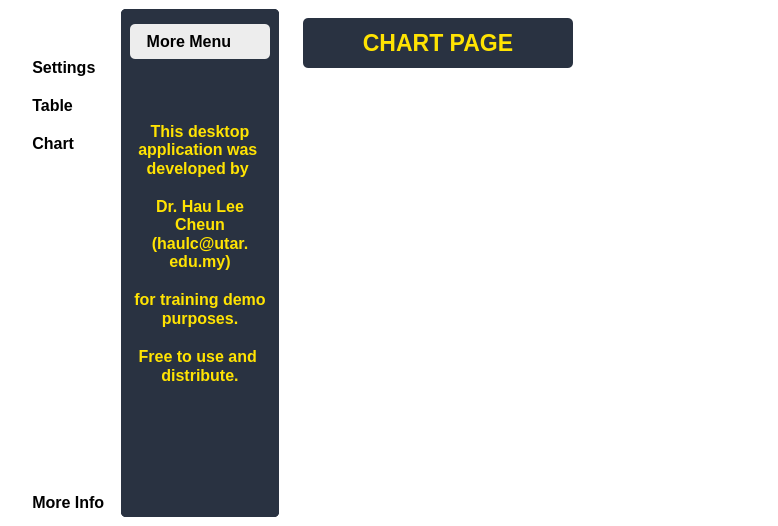
<?xml version="1.0" encoding="UTF-8"?>
<ui version="4.0">
 <class>MainWindow</class>
 <widget class="QMainWindow" name="MainWindow">
  <property name="geometry">
   <rect>
    <x>0</x>
    <y>0</y>
    <width>778</width>
    <height>526</height>
   </rect>
  </property>
  <property name="windowTitle">
   <string>MainWindow</string>
  </property>
  <property name="styleSheet">
   <string notr="true">*{
background: #fff;
border: none;
padding: 0;
margin: 0;
}

#leftMenuSubContainer QPushButton{
text-align: left;
padding: 5px 10px;
border-top-left-radius: 10px;
border-bottom-left-radius: 10px;
}
</string>
  </property>
  <widget class="QWidget" name="centralwidget">
   <layout class="QHBoxLayout" name="horizontalLayout" stretch="0,0,2">
    <item alignment="Qt::AlignLeft">
     <widget class="QWidget" name="leftMenuContainer" native="true">
      <property name="minimumSize">
       <size>
        <width>0</width>
        <height>0</height>
       </size>
      </property>
      <property name="styleSheet">
       <string notr="true"/>
      </property>
      <layout class="QVBoxLayout" name="verticalLayout">
       <property name="spacing">
        <number>0</number>
       </property>
       <property name="leftMargin">
        <number>0</number>
       </property>
       <property name="topMargin">
        <number>0</number>
       </property>
       <property name="rightMargin">
        <number>0</number>
       </property>
       <property name="bottomMargin">
        <number>0</number>
       </property>
       <item alignment="Qt::AlignLeft">
        <widget class="QWidget" name="leftMenuSubContainer" native="true">
         <layout class="QVBoxLayout" name="verticalLayout_2" stretch="0,0,2,0">
          <property name="spacing">
           <number>0</number>
          </property>
          <property name="leftMargin">
           <number>0</number>
          </property>
          <property name="topMargin">
           <number>0</number>
          </property>
          <property name="rightMargin">
           <number>0</number>
          </property>
          <property name="bottomMargin">
           <number>0</number>
          </property>
          <item alignment="Qt::AlignTop">
           <widget class="QFrame" name="frame">
            <property name="styleSheet">
             <string notr="true"/>
            </property>
            <property name="frameShape">
             <enum>QFrame::StyledPanel</enum>
            </property>
            <property name="frameShadow">
             <enum>QFrame::Raised</enum>
            </property>
            <layout class="QVBoxLayout" name="verticalLayout_3">
             <property name="spacing">
              <number>0</number>
             </property>
             <property name="leftMargin">
              <number>0</number>
             </property>
             <property name="topMargin">
              <number>0</number>
             </property>
             <property name="rightMargin">
              <number>0</number>
             </property>
             <property name="bottomMargin">
              <number>0</number>
             </property>
             <item>
              <widget class="QPushButton" name="menuBtn">
               <property name="font">
                <font>
                 <pointsize>12</pointsize>
                </font>
               </property>
               <property name="text">
                <string/>
               </property>
               <property name="icon">
                <iconset>
                 <normaloff>../resources/menuExpandBtn1.png</normaloff>../resources/menuExpandBtn1.png</iconset>
               </property>
               <property name="iconSize">
                <size>
                 <width>25</width>
                 <height>25</height>
                </size>
               </property>
              </widget>
             </item>
            </layout>
           </widget>
          </item>
          <item>
           <widget class="QFrame" name="frame_2">
            <property name="sizePolicy">
             <sizepolicy hsizetype="Preferred" vsizetype="Expanding">
              <horstretch>0</horstretch>
              <verstretch>0</verstretch>
             </sizepolicy>
            </property>
            <property name="styleSheet">
             <string notr="true"/>
            </property>
            <property name="frameShape">
             <enum>QFrame::StyledPanel</enum>
            </property>
            <property name="frameShadow">
             <enum>QFrame::Raised</enum>
            </property>
            <layout class="QVBoxLayout" name="verticalLayout_4">
             <property name="spacing">
              <number>9</number>
             </property>
             <property name="leftMargin">
              <number>0</number>
             </property>
             <property name="topMargin">
              <number>15</number>
             </property>
             <property name="rightMargin">
              <number>0</number>
             </property>
             <property name="bottomMargin">
              <number>0</number>
             </property>
             <item>
              <widget class="QPushButton" name="settingsBtn">
               <property name="font">
                <font>
                 <pointsize>12</pointsize>
                 <bold>true</bold>
                </font>
               </property>
               <property name="text">
                <string>   Settings</string>
               </property>
               <property name="icon">
                <iconset>
                 <normaloff>../resources/settingsBtn.png</normaloff>../resources/settingsBtn.png</iconset>
               </property>
               <property name="iconSize">
                <size>
                 <width>25</width>
                 <height>25</height>
                </size>
               </property>
              </widget>
             </item>
             <item>
              <widget class="QPushButton" name="tableBtn">
               <property name="font">
                <font>
                 <pointsize>12</pointsize>
                 <bold>true</bold>
                </font>
               </property>
               <property name="text">
                <string>   Table</string>
               </property>
               <property name="icon">
                <iconset>
                 <normaloff>../resources/tableBtn.png</normaloff>../resources/tableBtn.png</iconset>
               </property>
               <property name="iconSize">
                <size>
                 <width>25</width>
                 <height>25</height>
                </size>
               </property>
              </widget>
             </item>
             <item>
              <widget class="QPushButton" name="chartBtn">
               <property name="font">
                <font>
                 <pointsize>12</pointsize>
                 <bold>true</bold>
                </font>
               </property>
               <property name="text">
                <string>   Chart</string>
               </property>
               <property name="icon">
                <iconset>
                 <normaloff>../resources/chartBtn.png</normaloff>../resources/chartBtn.png</iconset>
               </property>
               <property name="iconSize">
                <size>
                 <width>25</width>
                 <height>25</height>
                </size>
               </property>
              </widget>
             </item>
            </layout>
           </widget>
          </item>
          <item>
           <spacer name="verticalSpacer">
            <property name="orientation">
             <enum>Qt::Vertical</enum>
            </property>
            <property name="sizeHint" stdset="0">
             <size>
              <width>20</width>
              <height>40</height>
             </size>
            </property>
           </spacer>
          </item>
          <item alignment="Qt::AlignBottom">
           <widget class="QFrame" name="frame_3">
            <property name="styleSheet">
             <string notr="true"/>
            </property>
            <property name="frameShape">
             <enum>QFrame::StyledPanel</enum>
            </property>
            <property name="frameShadow">
             <enum>QFrame::Raised</enum>
            </property>
            <layout class="QVBoxLayout" name="verticalLayout_5">
             <property name="spacing">
              <number>0</number>
             </property>
             <property name="leftMargin">
              <number>0</number>
             </property>
             <property name="topMargin">
              <number>0</number>
             </property>
             <property name="rightMargin">
              <number>0</number>
             </property>
             <property name="bottomMargin">
              <number>0</number>
             </property>
             <item>
              <widget class="QPushButton" name="likeBtn">
               <property name="font">
                <font>
                 <pointsize>12</pointsize>
                 <bold>true</bold>
                </font>
               </property>
               <property name="text">
                <string>   More Info</string>
               </property>
               <property name="icon">
                <iconset>
                 <normaloff>../resources/likeBtn.png</normaloff>../resources/likeBtn.png</iconset>
               </property>
               <property name="iconSize">
                <size>
                 <width>25</width>
                 <height>25</height>
                </size>
               </property>
              </widget>
             </item>
            </layout>
           </widget>
          </item>
         </layout>
        </widget>
       </item>
      </layout>
     </widget>
    </item>
    <item alignment="Qt::AlignLeft">
     <widget class="QWidget" name="centerMenuContainer" native="true">
      <property name="styleSheet">
       <string notr="true">background: #293241; 
border-radius: 5px;</string>
      </property>
      <layout class="QVBoxLayout" name="verticalLayout_6" stretch="0">
       <property name="spacing">
        <number>0</number>
       </property>
       <property name="leftMargin">
        <number>0</number>
       </property>
       <property name="topMargin">
        <number>0</number>
       </property>
       <property name="rightMargin">
        <number>0</number>
       </property>
       <property name="bottomMargin">
        <number>0</number>
       </property>
       <item>
        <widget class="QWidget" name="centerMenuSubContainer" native="true">
         <layout class="QVBoxLayout" name="verticalLayout_8">
          <property name="spacing">
           <number>0</number>
          </property>
          <property name="leftMargin">
           <number>0</number>
          </property>
          <property name="topMargin">
           <number>0</number>
          </property>
          <property name="rightMargin">
           <number>0</number>
          </property>
          <property name="bottomMargin">
           <number>0</number>
          </property>
          <item>
           <widget class="QFrame" name="frame_4">
            <property name="frameShape">
             <enum>QFrame::StyledPanel</enum>
            </property>
            <property name="frameShadow">
             <enum>QFrame::Raised</enum>
            </property>
            <layout class="QVBoxLayout" name="verticalLayout_7">
             <property name="leftMargin">
              <number>9</number>
             </property>
             <property name="topMargin">
              <number>15</number>
             </property>
             <property name="bottomMargin">
              <number>12</number>
             </property>
             <item>
              <widget class="QPushButton" name="closeMoreMenuBtn">
               <property name="minimumSize">
                <size>
                 <width>0</width>
                 <height>35</height>
                </size>
               </property>
               <property name="font">
                <font>
                 <pointsize>12</pointsize>
                 <bold>true</bold>
                </font>
               </property>
               <property name="layoutDirection">
                <enum>Qt::RightToLeft</enum>
               </property>
               <property name="styleSheet">
                <string notr="true">background-color: #ededed;
border-radius: 5px;</string>
               </property>
               <property name="text">
                <string>More Menu     </string>
               </property>
               <property name="icon">
                <iconset>
                 <normaloff>../resources/closeBtn.png</normaloff>../resources/closeBtn.png</iconset>
               </property>
               <property name="iconSize">
                <size>
                 <width>15</width>
                 <height>15</height>
                </size>
               </property>
              </widget>
             </item>
            </layout>
           </widget>
          </item>
          <item>
           <widget class="QFrame" name="frame_5">
            <property name="frameShape">
             <enum>QFrame::StyledPanel</enum>
            </property>
            <property name="frameShadow">
             <enum>QFrame::Raised</enum>
            </property>
            <layout class="QHBoxLayout" name="horizontalLayout_2">
             <item>
              <widget class="QTextEdit" name="textEdit">
               <property name="maximumSize">
                <size>
                 <width>140</width>
                 <height>16777215</height>
                </size>
               </property>
               <property name="font">
                <font>
                 <pointsize>12</pointsize>
                </font>
               </property>
               <property name="styleSheet">
                <string notr="true">	color: #FFE302;</string>
               </property>
               <property name="readOnly">
                <bool>true</bool>
               </property>
               <property name="html">
                <string>&lt;!DOCTYPE HTML PUBLIC &quot;-//W3C//DTD HTML 4.0//EN&quot; &quot;http://www.w3.org/TR/REC-html40/strict.dtd&quot;&gt;
&lt;html&gt;&lt;head&gt;&lt;meta name=&quot;qrichtext&quot; content=&quot;1&quot; /&gt;&lt;meta charset=&quot;utf-8&quot; /&gt;&lt;style type=&quot;text/css&quot;&gt;
p, li { white-space: pre-wrap; }
hr { height: 1px; border-width: 0; }
li.unchecked::marker { content: &quot;\2610&quot;; }
li.checked::marker { content: &quot;\2612&quot;; }
&lt;/style&gt;&lt;/head&gt;&lt;body style=&quot; font-family:'Segoe UI'; font-size:12pt; font-weight:400; font-style:normal;&quot;&gt;
&lt;p style=&quot;-qt-paragraph-type:empty; margin-top:0px; margin-bottom:0px; margin-left:0px; margin-right:0px; -qt-block-indent:0; text-indent:0px;&quot;&gt;&lt;br /&gt;&lt;/p&gt;
&lt;p style=&quot;-qt-paragraph-type:empty; margin-top:0px; margin-bottom:0px; margin-left:0px; margin-right:0px; -qt-block-indent:0; text-indent:0px;&quot;&gt;&lt;br /&gt;&lt;/p&gt;
&lt;p align=&quot;center&quot; style=&quot; margin-top:0px; margin-bottom:0px; margin-left:0px; margin-right:0px; -qt-block-indent:0; text-indent:0px;&quot;&gt;&lt;span style=&quot; font-weight:700;&quot;&gt;This desktop application was &lt;/span&gt;&lt;/p&gt;
&lt;p align=&quot;center&quot; style=&quot; margin-top:0px; margin-bottom:0px; margin-left:0px; margin-right:0px; -qt-block-indent:0; text-indent:0px;&quot;&gt;&lt;span style=&quot; font-weight:700;&quot;&gt;developed by &lt;/span&gt;&lt;/p&gt;
&lt;p align=&quot;center&quot; style=&quot;-qt-paragraph-type:empty; margin-top:0px; margin-bottom:0px; margin-left:0px; margin-right:0px; -qt-block-indent:0; text-indent:0px; font-weight:700;&quot;&gt;&lt;br /&gt;&lt;/p&gt;
&lt;p align=&quot;center&quot; style=&quot; margin-top:0px; margin-bottom:0px; margin-left:0px; margin-right:0px; -qt-block-indent:0; text-indent:0px;&quot;&gt;&lt;span style=&quot; font-weight:700;&quot;&gt;Dr. Hau Lee Cheun&lt;/span&gt;&lt;/p&gt;
&lt;p align=&quot;center&quot; style=&quot; margin-top:0px; margin-bottom:0px; margin-left:0px; margin-right:0px; -qt-block-indent:0; text-indent:0px;&quot;&gt;&lt;span style=&quot; font-weight:700;&quot;&gt;(haulc@utar.&lt;br /&gt;edu.my)&lt;/span&gt;&lt;/p&gt;
&lt;p align=&quot;center&quot; style=&quot;-qt-paragraph-type:empty; margin-top:0px; margin-bottom:0px; margin-left:0px; margin-right:0px; -qt-block-indent:0; text-indent:0px; font-weight:700;&quot;&gt;&lt;br /&gt;&lt;/p&gt;
&lt;p align=&quot;center&quot; style=&quot; margin-top:0px; margin-bottom:0px; margin-left:0px; margin-right:0px; -qt-block-indent:0; text-indent:0px;&quot;&gt;&lt;span style=&quot; font-weight:700;&quot;&gt;for training demo &lt;/span&gt;&lt;/p&gt;
&lt;p align=&quot;center&quot; style=&quot; margin-top:0px; margin-bottom:0px; margin-left:0px; margin-right:0px; -qt-block-indent:0; text-indent:0px;&quot;&gt;&lt;span style=&quot; font-weight:700;&quot;&gt;purposes.&lt;/span&gt;&lt;/p&gt;
&lt;p style=&quot;-qt-paragraph-type:empty; margin-top:0px; margin-bottom:0px; margin-left:0px; margin-right:0px; -qt-block-indent:0; text-indent:0px; font-weight:700;&quot;&gt;&lt;br /&gt;&lt;/p&gt;
&lt;p align=&quot;center&quot; style=&quot; margin-top:0px; margin-bottom:0px; margin-left:0px; margin-right:0px; -qt-block-indent:0; text-indent:0px;&quot;&gt;&lt;span style=&quot; font-weight:700;&quot;&gt;Free to use and &lt;/span&gt;&lt;/p&gt;
&lt;p align=&quot;center&quot; style=&quot; margin-top:0px; margin-bottom:0px; margin-left:0px; margin-right:0px; -qt-block-indent:0; text-indent:0px;&quot;&gt;&lt;span style=&quot; font-weight:700;&quot;&gt;distribute.&lt;/span&gt;&lt;/p&gt;&lt;/body&gt;&lt;/html&gt;</string>
               </property>
              </widget>
             </item>
            </layout>
           </widget>
          </item>
         </layout>
        </widget>
       </item>
      </layout>
     </widget>
    </item>
    <item>
     <widget class="QWidget" name="mainBodyContainer" native="true">
      <property name="styleSheet">
       <string notr="true"/>
      </property>
      <layout class="QVBoxLayout" name="verticalLayout_9">
       <property name="spacing">
        <number>0</number>
       </property>
       <property name="leftMargin">
        <number>0</number>
       </property>
       <property name="topMargin">
        <number>0</number>
       </property>
       <property name="rightMargin">
        <number>0</number>
       </property>
       <property name="bottomMargin">
        <number>0</number>
       </property>
       <item>
        <widget class="QStackedWidget" name="stackedWidget">
         <property name="currentIndex">
          <number>2</number>
         </property>
         <widget class="QWidget" name="settingPage">
          <layout class="QVBoxLayout" name="verticalLayout_10" stretch="0,2">
           <property name="spacing">
            <number>0</number>
           </property>
           <property name="leftMargin">
            <number>0</number>
           </property>
           <property name="topMargin">
            <number>0</number>
           </property>
           <property name="rightMargin">
            <number>0</number>
           </property>
           <property name="bottomMargin">
            <number>0</number>
           </property>
           <item alignment="Qt::AlignLeft|Qt::AlignTop">
            <widget class="QFrame" name="settingPageHeader">
             <property name="styleSheet">
              <string notr="true"/>
             </property>
             <property name="frameShape">
              <enum>QFrame::StyledPanel</enum>
             </property>
             <property name="frameShadow">
              <enum>QFrame::Raised</enum>
             </property>
             <layout class="QHBoxLayout" name="horizontalLayout_3">
              <property name="leftMargin">
               <number>9</number>
              </property>
              <item alignment="Qt::AlignLeft">
               <widget class="QPushButton" name="settingsPageLabel">
                <property name="minimumSize">
                 <size>
                  <width>270</width>
                  <height>50</height>
                 </size>
                </property>
                <property name="font">
                 <font>
                  <pointsize>17</pointsize>
                  <italic>false</italic>
                  <bold>true</bold>
                  <underline>false</underline>
                 </font>
                </property>
                <property name="styleSheet">
                 <string notr="true">background: #293241; 
color: #FFE302;
border-radius: 5px;</string>
                </property>
                <property name="text">
                 <string>SETTINGS PAGE</string>
                </property>
                <property name="icon">
                 <iconset>
                  <normaloff>../resources/settingsBtn.png</normaloff>../resources/settingsBtn.png</iconset>
                </property>
                <property name="iconSize">
                 <size>
                  <width>0</width>
                  <height>0</height>
                 </size>
                </property>
               </widget>
              </item>
             </layout>
            </widget>
           </item>
           <item>
            <widget class="QFrame" name="settingPageContent">
             <property name="styleSheet">
              <string notr="true"/>
             </property>
             <property name="frameShape">
              <enum>QFrame::StyledPanel</enum>
             </property>
             <property name="frameShadow">
              <enum>QFrame::Raised</enum>
             </property>
             <layout class="QVBoxLayout" name="verticalLayout_13" stretch="0,2,2">
              <property name="topMargin">
               <number>0</number>
              </property>
              <property name="bottomMargin">
               <number>0</number>
              </property>
              <item>
               <widget class="QFrame" name="sP_topSection">
                <property name="styleSheet">
                 <string notr="true">background: #293241; 
border-radius: 5px;</string>
                </property>
                <property name="frameShape">
                 <enum>QFrame::StyledPanel</enum>
                </property>
                <property name="frameShadow">
                 <enum>QFrame::Raised</enum>
                </property>
                <layout class="QHBoxLayout" name="horizontalLayout_6">
                 <item>
                  <widget class="QFrame" name="sP_tS_in1">
                   <property name="maximumSize">
                    <size>
                     <width>170</width>
                     <height>95</height>
                    </size>
                   </property>
                   <property name="styleSheet">
                    <string notr="true">background-color: #fff;
border-radius: 5px;</string>
                   </property>
                   <property name="frameShape">
                    <enum>QFrame::StyledPanel</enum>
                   </property>
                   <property name="frameShadow">
                    <enum>QFrame::Raised</enum>
                   </property>
                   <layout class="QVBoxLayout" name="verticalLayout_15">
                    <item>
                     <widget class="QPushButton" name="settingsBtn_2">
                      <property name="font">
                       <font>
                        <pointsize>12</pointsize>
                        <bold>true</bold>
                       </font>
                      </property>
                      <property name="text">
                       <string/>
                      </property>
                      <property name="icon">
                       <iconset>
                        <normaloff>../resources/tableBtn.png</normaloff>../resources/tableBtn.png</iconset>
                      </property>
                      <property name="iconSize">
                       <size>
                        <width>50</width>
                        <height>50</height>
                       </size>
                      </property>
                     </widget>
                    </item>
                    <item alignment="Qt::AlignHCenter">
                     <widget class="QLabel" name="label">
                      <property name="font">
                       <font>
                        <pointsize>12</pointsize>
                        <bold>true</bold>
                       </font>
                      </property>
                      <property name="text">
                       <string>Table Data</string>
                      </property>
                     </widget>
                    </item>
                   </layout>
                  </widget>
                 </item>
                 <item>
                  <widget class="QFrame" name="sP_tS_in2">
                   <property name="maximumSize">
                    <size>
                     <width>170</width>
                     <height>95</height>
                    </size>
                   </property>
                   <property name="styleSheet">
                    <string notr="true">background-color: #fff;
border-radius: 5px;</string>
                   </property>
                   <property name="frameShape">
                    <enum>QFrame::StyledPanel</enum>
                   </property>
                   <property name="frameShadow">
                    <enum>QFrame::Raised</enum>
                   </property>
                   <layout class="QVBoxLayout" name="verticalLayout_14">
                    <item>
                     <widget class="QPushButton" name="settingsBtn_3">
                      <property name="font">
                       <font>
                        <pointsize>12</pointsize>
                        <bold>true</bold>
                       </font>
                      </property>
                      <property name="text">
                       <string/>
                      </property>
                      <property name="icon">
                       <iconset>
                        <normaloff>../resources/chartBtn.png</normaloff>../resources/chartBtn.png</iconset>
                      </property>
                      <property name="iconSize">
                       <size>
                        <width>50</width>
                        <height>50</height>
                       </size>
                      </property>
                     </widget>
                    </item>
                    <item alignment="Qt::AlignHCenter">
                     <widget class="QLabel" name="label_2">
                      <property name="font">
                       <font>
                        <pointsize>12</pointsize>
                        <bold>true</bold>
                       </font>
                      </property>
                      <property name="text">
                       <string>Chart Data</string>
                      </property>
                     </widget>
                    </item>
                   </layout>
                  </widget>
                 </item>
                </layout>
               </widget>
              </item>
              <item>
               <widget class="QFrame" name="sP_midSection">
                <property name="styleSheet">
                 <string notr="true">background: #293241; 
border-radius: 5px;</string>
                </property>
                <property name="frameShape">
                 <enum>QFrame::StyledPanel</enum>
                </property>
                <property name="frameShadow">
                 <enum>QFrame::Raised</enum>
                </property>
                <layout class="QVBoxLayout" name="verticalLayout_17">
                 <item>
                  <widget class="QTextEdit" name="textEdit_2">
                   <property name="maximumSize">
                    <size>
                     <width>140</width>
                     <height>16777215</height>
                    </size>
                   </property>
                   <property name="font">
                    <font>
                     <pointsize>12</pointsize>
                    </font>
                   </property>
                   <property name="styleSheet">
                    <string notr="true">	color: #FFE302;</string>
                   </property>
                   <property name="readOnly">
                    <bool>true</bool>
                   </property>
                   <property name="html">
                    <string>&lt;!DOCTYPE HTML PUBLIC &quot;-//W3C//DTD HTML 4.0//EN&quot; &quot;http://www.w3.org/TR/REC-html40/strict.dtd&quot;&gt;
&lt;html&gt;&lt;head&gt;&lt;meta name=&quot;qrichtext&quot; content=&quot;1&quot; /&gt;&lt;meta charset=&quot;utf-8&quot; /&gt;&lt;style type=&quot;text/css&quot;&gt;
p, li { white-space: pre-wrap; }
hr { height: 1px; border-width: 0; }
li.unchecked::marker { content: &quot;\2610&quot;; }
li.checked::marker { content: &quot;\2612&quot;; }
&lt;/style&gt;&lt;/head&gt;&lt;body style=&quot; font-family:'Segoe UI'; font-size:12pt; font-weight:400; font-style:normal;&quot;&gt;
&lt;p style=&quot; margin-top:0px; margin-bottom:0px; margin-left:0px; margin-right:0px; -qt-block-indent:0; text-indent:0px;&quot;&gt;&lt;span style=&quot; font-weight:700;&quot;&gt;asdasd&lt;/span&gt;&lt;/p&gt;&lt;/body&gt;&lt;/html&gt;</string>
                   </property>
                  </widget>
                 </item>
                </layout>
               </widget>
              </item>
              <item>
               <widget class="QFrame" name="sP_btmSection">
                <property name="styleSheet">
                 <string notr="true">background: #293241; 
border-radius: 5px;</string>
                </property>
                <property name="frameShape">
                 <enum>QFrame::StyledPanel</enum>
                </property>
                <property name="frameShadow">
                 <enum>QFrame::Raised</enum>
                </property>
                <layout class="QVBoxLayout" name="verticalLayout_16">
                 <item>
                  <widget class="QTextEdit" name="textEdit_3">
                   <property name="maximumSize">
                    <size>
                     <width>140</width>
                     <height>16777215</height>
                    </size>
                   </property>
                   <property name="font">
                    <font>
                     <pointsize>12</pointsize>
                    </font>
                   </property>
                   <property name="styleSheet">
                    <string notr="true">	color: #FFE302;</string>
                   </property>
                   <property name="readOnly">
                    <bool>true</bool>
                   </property>
                   <property name="html">
                    <string>&lt;!DOCTYPE HTML PUBLIC &quot;-//W3C//DTD HTML 4.0//EN&quot; &quot;http://www.w3.org/TR/REC-html40/strict.dtd&quot;&gt;
&lt;html&gt;&lt;head&gt;&lt;meta name=&quot;qrichtext&quot; content=&quot;1&quot; /&gt;&lt;meta charset=&quot;utf-8&quot; /&gt;&lt;style type=&quot;text/css&quot;&gt;
p, li { white-space: pre-wrap; }
hr { height: 1px; border-width: 0; }
li.unchecked::marker { content: &quot;\2610&quot;; }
li.checked::marker { content: &quot;\2612&quot;; }
&lt;/style&gt;&lt;/head&gt;&lt;body style=&quot; font-family:'Segoe UI'; font-size:12pt; font-weight:400; font-style:normal;&quot;&gt;
&lt;p style=&quot; margin-top:0px; margin-bottom:0px; margin-left:0px; margin-right:0px; -qt-block-indent:0; text-indent:0px;&quot;&gt;&lt;span style=&quot; font-weight:700;&quot;&gt;asdasd&lt;/span&gt;&lt;/p&gt;&lt;/body&gt;&lt;/html&gt;</string>
                   </property>
                  </widget>
                 </item>
                </layout>
               </widget>
              </item>
             </layout>
            </widget>
           </item>
          </layout>
         </widget>
         <widget class="QWidget" name="tablePage">
          <layout class="QVBoxLayout" name="verticalLayout_11" stretch="0,2">
           <property name="spacing">
            <number>0</number>
           </property>
           <property name="leftMargin">
            <number>0</number>
           </property>
           <property name="topMargin">
            <number>0</number>
           </property>
           <property name="rightMargin">
            <number>0</number>
           </property>
           <property name="bottomMargin">
            <number>0</number>
           </property>
           <item alignment="Qt::AlignLeft|Qt::AlignTop">
            <widget class="QFrame" name="tablePageHeader">
             <property name="styleSheet">
              <string notr="true"/>
             </property>
             <property name="frameShape">
              <enum>QFrame::StyledPanel</enum>
             </property>
             <property name="frameShadow">
              <enum>QFrame::Raised</enum>
             </property>
             <layout class="QHBoxLayout" name="horizontalLayout_4">
              <property name="leftMargin">
               <number>18</number>
              </property>
              <item>
               <widget class="QPushButton" name="tablePageLabel">
                <property name="minimumSize">
                 <size>
                  <width>270</width>
                  <height>50</height>
                 </size>
                </property>
                <property name="font">
                 <font>
                  <pointsize>17</pointsize>
                  <bold>true</bold>
                 </font>
                </property>
                <property name="styleSheet">
                 <string notr="true">background: #293241; 
color: #FFE302;
border-radius: 5px;</string>
                </property>
                <property name="text">
                 <string>TABLE PAGE</string>
                </property>
                <property name="icon">
                 <iconset>
                  <normaloff>../resources/tableBtn.png</normaloff>../resources/tableBtn.png</iconset>
                </property>
                <property name="iconSize">
                 <size>
                  <width>0</width>
                  <height>0</height>
                 </size>
                </property>
               </widget>
              </item>
             </layout>
            </widget>
           </item>
           <item>
            <widget class="QFrame" name="tablePageContent">
             <property name="frameShape">
              <enum>QFrame::StyledPanel</enum>
             </property>
             <property name="frameShadow">
              <enum>QFrame::Raised</enum>
             </property>
            </widget>
           </item>
          </layout>
         </widget>
         <widget class="QWidget" name="chartPage">
          <layout class="QVBoxLayout" name="verticalLayout_12" stretch="0,2">
           <property name="spacing">
            <number>0</number>
           </property>
           <property name="leftMargin">
            <number>0</number>
           </property>
           <property name="topMargin">
            <number>0</number>
           </property>
           <property name="rightMargin">
            <number>0</number>
           </property>
           <property name="bottomMargin">
            <number>0</number>
           </property>
           <item alignment="Qt::AlignLeft|Qt::AlignTop">
            <widget class="QFrame" name="chartPageHeader">
             <property name="font">
              <font>
               <pointsize>17</pointsize>
               <bold>true</bold>
              </font>
             </property>
             <property name="styleSheet">
              <string notr="true"/>
             </property>
             <property name="frameShape">
              <enum>QFrame::StyledPanel</enum>
             </property>
             <property name="frameShadow">
              <enum>QFrame::Raised</enum>
             </property>
             <layout class="QHBoxLayout" name="horizontalLayout_5">
              <property name="leftMargin">
               <number>18</number>
              </property>
              <item>
               <widget class="QPushButton" name="chartPageLabel">
                <property name="minimumSize">
                 <size>
                  <width>270</width>
                  <height>50</height>
                 </size>
                </property>
                <property name="font">
                 <font>
                  <pointsize>17</pointsize>
                  <bold>true</bold>
                 </font>
                </property>
                <property name="styleSheet">
                 <string notr="true">background: #293241; 
color: #FFE302;
border-radius: 5px;</string>
                </property>
                <property name="text">
                 <string>CHART PAGE</string>
                </property>
                <property name="icon">
                 <iconset>
                  <normaloff>../resources/chartBtn.png</normaloff>../resources/chartBtn.png</iconset>
                </property>
                <property name="iconSize">
                 <size>
                  <width>0</width>
                  <height>0</height>
                 </size>
                </property>
               </widget>
              </item>
             </layout>
            </widget>
           </item>
           <item>
            <widget class="QFrame" name="chartPageContent">
             <property name="frameShape">
              <enum>QFrame::StyledPanel</enum>
             </property>
             <property name="frameShadow">
              <enum>QFrame::Raised</enum>
             </property>
            </widget>
           </item>
          </layout>
         </widget>
        </widget>
       </item>
      </layout>
     </widget>
    </item>
   </layout>
  </widget>
 </widget>
 <resources/>
 <connections/>
</ui>
